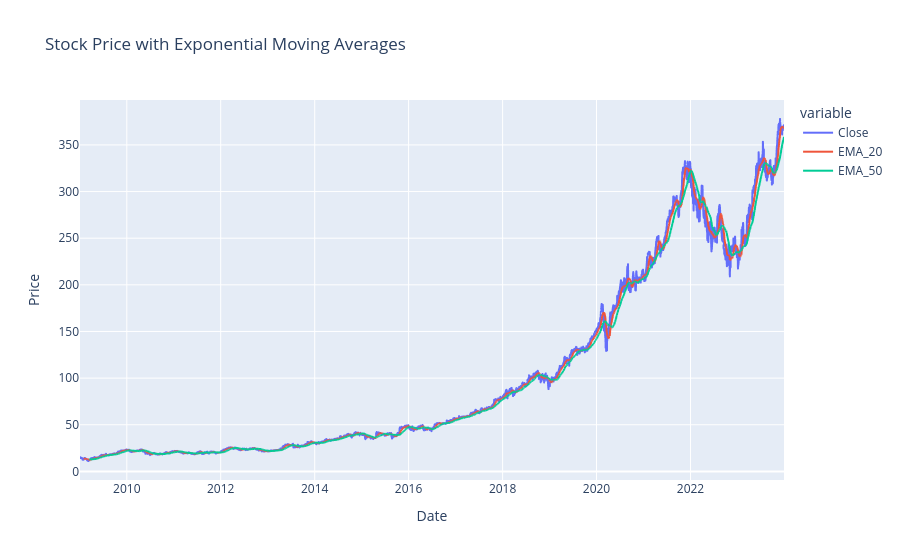

Notebook code for this chart:
### Code cell
plotter.plot_ema(data)

### Figure 1 — Plotly figure (JSON) as saved in the notebook; plotly's stock layout.template omitted (floating-point values rounded to 4 significant figures; data arrays with more than 128 entries replaced by an {"elided": "..."} marker saying what was removed)
{"data": [{"hovertemplate": "variable=Close<br>Date=%{x}<br>Price=%{y}<extra></extra>", "legendgroup": "Close", "line": {"color": "#636efa", "dash": "solid"}, "marker": {"symbol": "circle"}, "mode": "lines", "name": "Close", "showlegend": true, "type": "scattergl", "x": {"elided": "3774 str values"}, "xaxis": "x", "y": {"elided": "3774 float values"}, "yaxis": "y"}, {"hovertemplate": "variable=EMA_20<br>Date=%{x}<br>Price=%{y}<extra></extra>", "legendgroup": "EMA_20", "line": {"color": "#EF553B", "dash": "solid"}, "marker": {"symbol": "circle"}, "mode": "lines", "name": "EMA_20", "showlegend": true, "type": "scattergl", "x": {"elided": "3774 str values"}, "xaxis": "x", "y": {"elided": "3774 float values"}, "yaxis": "y"}, {"hovertemplate": "variable=EMA_50<br>Date=%{x}<br>Price=%{y}<extra></extra>", "legendgroup": "EMA_50", "line": {"color": "#00cc96", "dash": "solid"}, "marker": {"symbol": "circle"}, "mode": "lines", "name": "EMA_50", "showlegend": true, "type": "scattergl", "x": {"elided": "3774 str values"}, "xaxis": "x", "y": {"elided": "3774 float values"}, "yaxis": "y"}], "layout": {"legend": {"title": {"text": "variable"}, "tracegroupgap": 0}, "title": {"text": "Stock Price with Exponential Moving Averages"}, "xaxis": {"anchor": "y", "domain": [0, 1], "title": {"text": "Date"}}, "yaxis": {"anchor": "x", "domain": [0, 1], "title": {"text": "Price"}}}}
